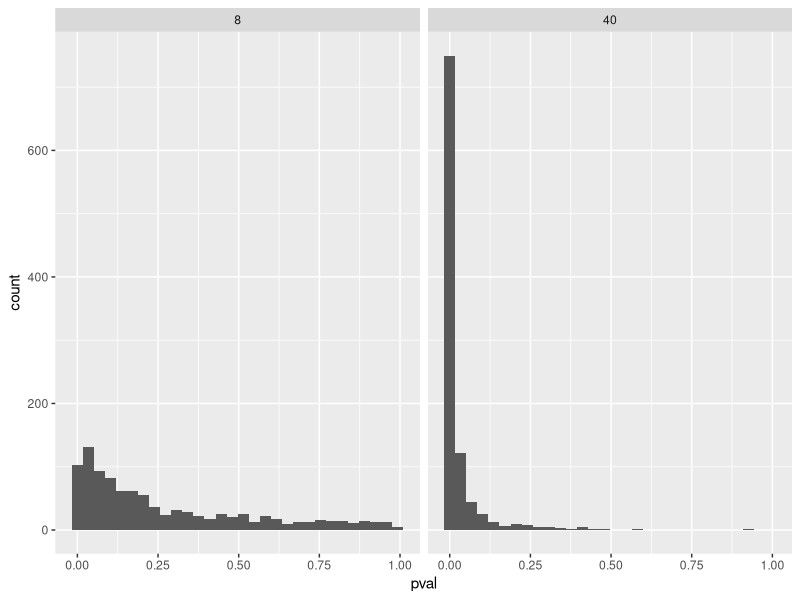
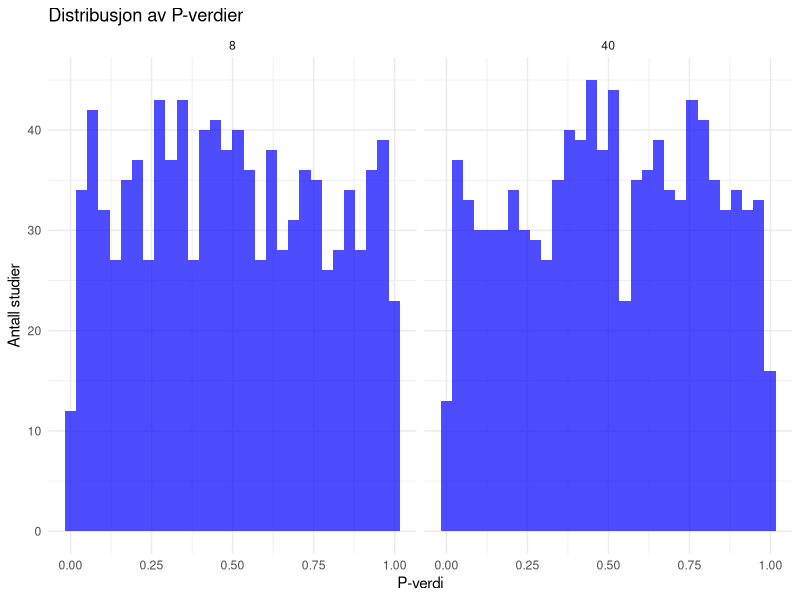

Reproduce these figures in R, in order.
## ---- chunk 1
library(tidyverse)
library(ggplot2)
library(pwr)
library(dplyr)
install.packages("pwr")
install.packages("dplyr")

set.seed(1)
population <- rnorm(1000000, mean = 1.5, sd = 3)


samp1 <- data.frame(y = sample(population, 8, replace = FALSE))

samp2 <- data.frame(y = sample(population, 40, replace = FALSE))


m1 <- lm(y ~ 1, data = samp1)
m2 <- lm(y ~ 1, data = samp2)

summary(m1)
## ---- chunk 2
summary(m1)$coefficients[1, 4]
summary(m2)$coefficients[1, 4]

## ---- chunk 3
results_8 <- data.frame(estimate = rep(NA, 1000), 
                      se = rep(NA, 1000), 
                      pval = rep(NA, 1000), 
                      n = 8)  

results_40 <- data.frame(estimate = rep(NA, 1000), 
                      se = rep(NA, 1000), 
                      pval = rep(NA, 1000), 
                      n = 40)

# A for loop used to sample 1000 studies, each iteration (i) will draw a new sample
# from the population. 

for(i in 1:1000) {
  
  # Draw a sample 
  samp1 <- data.frame(y = sample(population, 8, replace = FALSE))
  samp2 <- data.frame(y = sample(population, 40, replace = FALSE))

  # Model the data
  m1 <- lm(y ~ 1, data = samp1)
  m2 <- lm(y ~ 1, data = samp2)
  
  # Extract values from the models
  results_8[i, 1] <- coef(summary(m1))[1, 1]
  results_8[i, 2] <- coef(summary(m1))[1, 2]
  results_8[i, 3] <- coef(summary(m1))[1, 4]

  results_40[i, 1] <- coef(summary(m2))[1, 1]
  results_40[i, 2] <- coef(summary(m2))[1, 2]
  results_40[i, 3] <- coef(summary(m2))[1, 4]
  
  
}


# Save the results in a combined data frame

results <- bind_rows(results_8, results_40)
## ---- chunk 4
# Standardavvik av estimater
sd(results_8$estimate)
sd(results_40$estimate)

# Gjennomsnittlig SE
mean(results_8$se)
mean(results_40$se)

## ---- chunk 5
# A two facets histogram can be created with ggplot2
results %>%
  ggplot(aes(pval)) + 
  geom_histogram() +
  facet_wrap(~ n)


# Count the proportion of tests below a certain p-value for each 
results %>%
  filter(pval < 0.05) %>%
  group_by(n) %>%
  summarise(sig_results = n()/1000)



pwr.t.test(n = 40, sig.level = 0.05, d = 1.5/3, type = "one.sample")
## ---- chunk 6
results %>%
  filter(pval < 0.05) %>%
  group_by(n) %>%
  summarise(sig_results = n()/1000)

## ---- chunk 7
library(pwr)
pwr.t.test(n = 8, sig.level = 0.05, d = 1.5/3, type = "one.sample")
pwr.t.test(n = 40, sig.level = 0.05, d = 1.5/3, type = "one.sample")

## ---- chunk 8
population <- rnorm(1000000, mean = 0, sd = 3)


# Create data frames to store the model estimates
results_8 <- data.frame(estimate = rep(NA, 1000), 
                      se = rep(NA, 1000), 
                      pval = rep(NA, 1000), 
                      n = 8)  

results_40 <- data.frame(estimate = rep(NA, 1000), 
                      se = rep(NA, 1000), 
                      pval = rep(NA, 1000), 
                      n = 40)

# A for loop used to sample 1000 studies, each iteration (i) will draw a new sample
# from the population. 

for(i in 1:1000) {
  
  # Draw a sample 
  samp1 <- data.frame(y = sample(population, 8, replace = FALSE))
  samp2 <- data.frame(y = sample(population, 40, replace = FALSE))

  # Model the data
  m1 <- lm(y ~ 1, data = samp1)
  m2 <- lm(y ~ 1, data = samp2)
  
  # Extract values from the models
  results_8[i, 1] <- coef(summary(m1))[1, 1]
  results_8[i, 2] <- coef(summary(m1))[1, 2]
  results_8[i, 3] <- coef(summary(m1))[1, 4]

  results_40[i, 1] <- coef(summary(m2))[1, 1]
  results_40[i, 2] <- coef(summary(m2))[1, 2]
  results_40[i, 3] <- coef(summary(m2))[1, 4]
  
  
}


# Save the results in a combined data frame

results_null <- bind_rows(results_8, results_40)
## ---- chunk 9
results_null %>%
  ggplot(aes(pval)) + 
  geom_histogram(bins = 30, fill = "blue", alpha = 0.7) +
  facet_wrap(~ n) + 
  labs(title = "Distribusjon av P-verdier",
       x = "P-verdi",
       y = "Antall studier") +
  theme_minimal()

## ---- chunk 10
false_positives <- results_null %>%
  filter(pval < 0.05) %>%
  group_by(n) %>%
  summarise(sig_results = n() / 1000)

# Skriv ut resultatene
print(false_positives)
